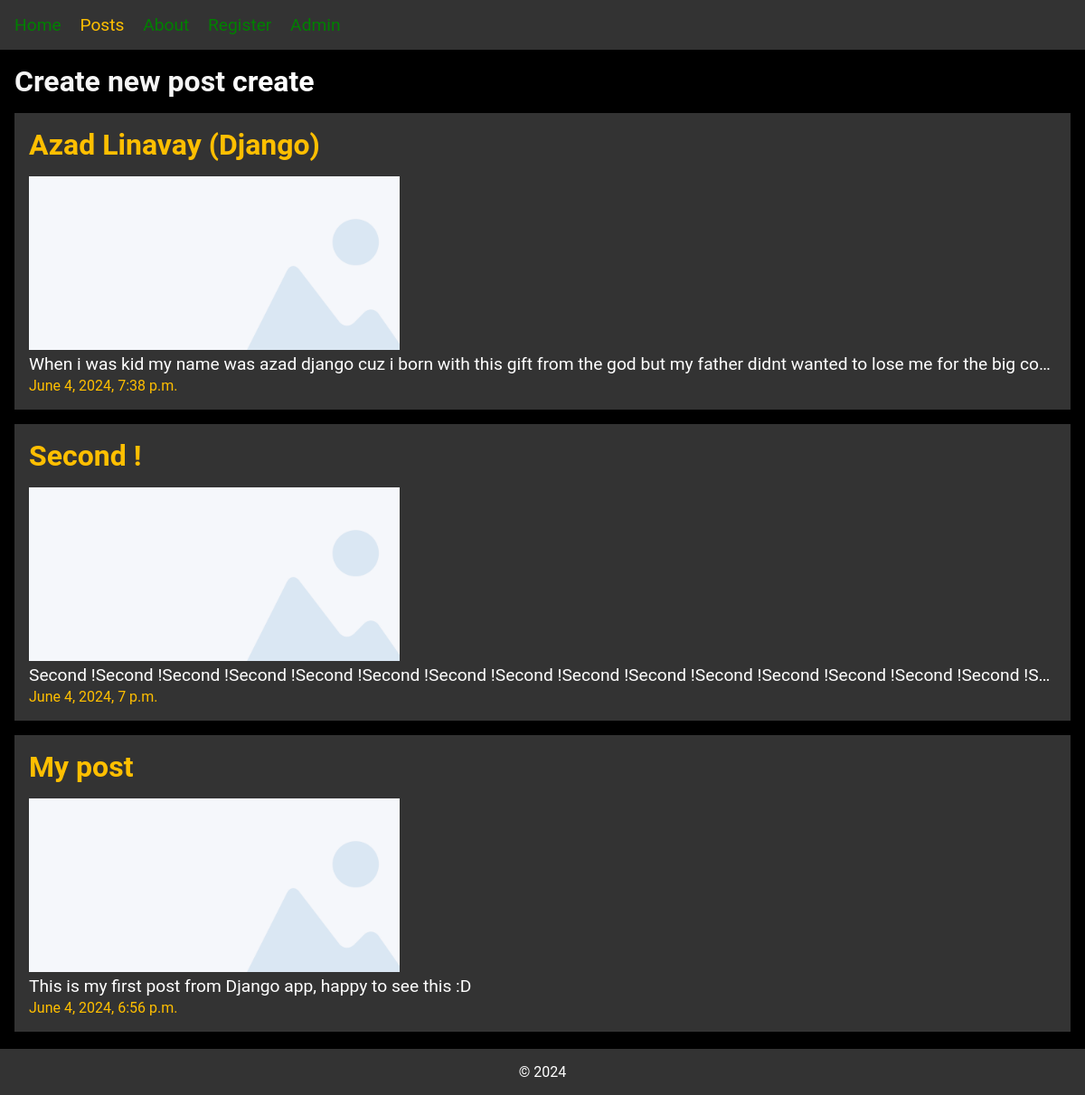
The app's page /posts/, older data.
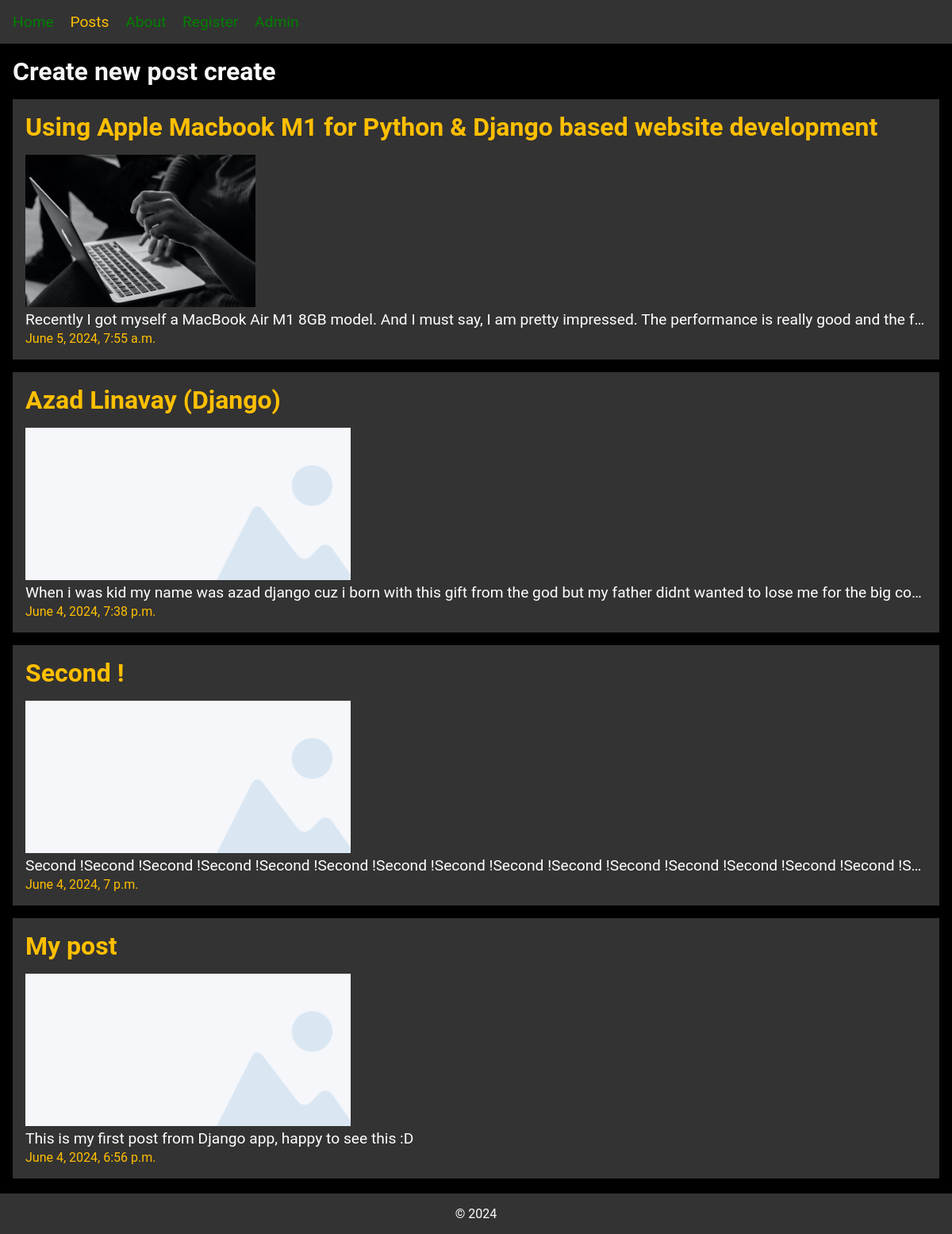
The same page, newer data.
### posts/models.py (models this page shows, shortened)
class Post(models.Model):
    title = models.CharField(max_length=200)
    body = models.TextField()
    slug = models.SlugField(max_length=200, unique=True)
    date = models.DateTimeField(auto_now_add=True)
    banner = models.ImageField(upload_to='banners/', default='banners/default.jpg', blank=True)

### posts/views.py (the view)
# urls.py: path('', views.post_list),
def post_list(request):
    posts = Post.objects.all().order_by('-date')
    return render(request, 'posts/posts_list.html', {
        "posts": posts
    })

### posts/templates/posts/posts_list.html (shortened to what this page needs)
{% extends "layout.html" %}
{% load static %}
{% block content %}
<link rel="stylesheet" href="{% static 'css/post.css' %}">
<h1>Create new post <a href="/new">create</a></h1>
{% for post in posts %}
    <article>
        <h2><a href="{% url 'posts:details' post.slug %}">{{ post.title }}</a></h2>
        <img src="{{ post.banner.url }}" alt="{{ post.title }}" style="height: 12rem;">
        <p
            style="overflow: hidden; text-overflow: ellipsis; white-space: nowrap;"
        >{{ post.body }}</p>
        <p><small>{{ post.date }}</small></p>
    </article>
{% endfor %}
{% endblock %}

### templates/layout.html (shortened to what this page needs)
<!DOCTYPE html>
{% load static %}
<html lang="en">
<head>
    <link rel="stylesheet" href="{% static 'css/style.css' %}">
</head>
<body>
        <nav>
            <a href="/" {% if request.path == "/" %}class="active"{% endif %}>Home</a>
            <a href="/posts" {% if request.path == "/posts/" %}class="active"{% endif %}>Posts</a>
            <a href="/about" {% if request.path == "/about/" %}class="active"{% endif %}>About</a>
            <a href="{% url 'users:register' %}" {% if request.path == "/register/" %}class="active"{% endif %}>Register</a>
            <a href="/admin" {% if request.path == "/admin/" %}class="active"{% endif %}>Admin</a>
        </nav>
    <main>
        {% block content %}
        {% endblock %}
    </main>
    <br><br>
    <footer>
        <p>&copy; {% now "Y" %}</p>
    </footer>
</body>
</html>

### static/css/style.css (style rules this page uses)
* { margin: 0; padding: 0; box-sizing: border-box; scrollbar-width: none; }
body { font-family: 'Roboto', sans-serif; background-color: #000000; color: whitesmoke; font-size: 16px; display: flex; flex-direction: column; }
nav { padding: 1rem; background-color: #333333; color: white; font-size: 1.2rem; }
nav a { margin-right: 1rem; color: green; }
nav a.active { color: #ffbf00; }
main { padding: 1rem; flex-grow: 1; }
h1 { font-size: 2rem; margin-bottom: 1rem; }
a { color: white; text-decoration: none; }
footer { padding: 1rem; background-color: #333333; color: white; text-align: center; position: fixed; bottom: 0; width: 100%; z-index: 100; }

### static/css/post.css (style rules this page uses)
article { padding: 1rem; background-color: #333333; color: white; margin-bottom: 1rem; }
article h2 a { font-size: 2rem; margin-bottom: 1rem; color: #ffbf00; }
article p { font-size: 1.2rem; }
article small { color: #ffbf00; }
h2 { font-size: 2rem; margin-bottom: 1rem; color: #ffbf00; }

Row changes from the older to the newer data that the page shows:
added Post: title "Using Apple Macbook M1 for Python & Django based website development", banner (picture), body "Recently I got myself a MacBook Air M1 8GB model. And I must say, I am pretty impressed. The performance is really good and the f…", date "June 5, 2024, 7:55 a.m."
